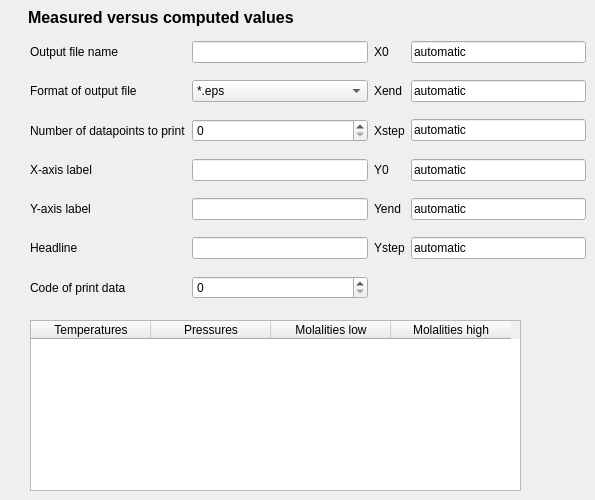
      <widget class="QWidget" name="tab">
       <attribute name="title">
        <string>Meas vs Comp</string>
       </attribute>
       <widget class="QTableWidget" name="tableWidget_PrintPoints">
        <property name="geometry">
         <rect>
          <x>30</x>
          <y>320</y>
          <width>491</width>
          <height>171</height>
         </rect>
        </property>
        <property name="autoScrollMargin">
         <number>16</number>
        </property>
        <property name="rowCount">
         <number>0</number>
        </property>
        <property name="columnCount">
         <number>4</number>
        </property>
        <attribute name="horizontalHeaderDefaultSectionSize">
         <number>120</number>
        </attribute>
        <column>
         <property name="text">
          <string>Temperatures</string>
         </property>
        </column>
        <column>
         <property name="text">
          <string>Pressures</string>
         </property>
        </column>
        <column>
         <property name="text">
          <string>Molalities low</string>
         </property>
        </column>
        <column>
         <property name="text">
          <string>Molalities high</string>
         </property>
        </column>
       </widget>
       <widget class="QWidget" name="layoutWidget_2">
        <property name="geometry">
         <rect>
          <x>30</x>
          <y>30</y>
          <width>556</width>
          <height>283</height>
         </rect>
        </property>
        <layout class="QGridLayout" name="gridLayout_7">
         <item row="0" column="0">
          <widget class="QLabel" name="label_49">
           <property name="text">
            <string>Output file name</string>
           </property>
          </widget>
         </item>
         <item row="0" column="1">
          <widget class="QLineEdit" name="lineEdit_meascomp_filename"/>
         </item>
         <item row="0" column="2">
          <widget class="QLabel" name="label_50">
           <property name="text">
            <string>X0</string>
           </property>
          </widget>
         </item>
         <item row="0" column="3">
          <widget class="QLineEdit" name="lineEdit_meascomp_X0">
           <property name="text">
            <string>automatic</string>
           </property>
          </widget>
         </item>
         <item row="1" column="0">
          <widget class="QLabel" name="label_51">
           <property name="text">
            <string>Format of output file</string>
           </property>
          </widget>
         </item>
         <item row="1" column="1">
          <widget class="QComboBox" name="comboBox_meascomp_fileformat">
           <item>
            <property name="text">
             <string>*.eps</string>
            </property>
           </item>
           <item>
            <property name="text">
             <string>*.jpeg</string>
            </property>
           </item>
           <item>
            <property name="text">
             <string>*.pdf</string>
            </property>
           </item>
           <item>
            <property name="text">
             <string>*.svg</string>
            </property>
           </item>
          </widget>
         </item>
         <item row="1" column="2">
          <widget class="QLabel" name="label_52">
           <property name="text">
            <string>Xend</string>
           </property>
          </widget>
         </item>
         <item row="1" column="3">
          <widget class="QLineEdit" name="lineEdit_meascomp_Xend">
           <property name="text">
            <string>automatic</string>
           </property>
          </widget>
         </item>
         <item row="2" column="0">
          <widget class="QLabel" name="label_53">
           <property name="text">
            <string>Number of datapoints to print</string>
           </property>
          </widget>
         </item>
         <item row="2" column="1">
          <widget class="QSpinBox" name="spinBox_nPrint"/>
         </item>
         <item row="2" column="2">
          <widget class="QLabel" name="label_54">
           <property name="text">
            <string>Xstep</string>
           </property>
          </widget>
         </item>
         <item row="2" column="3">
          <widget class="QLineEdit" name="lineEdit_meascomp_Xstep">
           <property name="text">
            <string>automatic</string>
           </property>
          </widget>
         </item>
         <item row="3" column="0">
          <widget class="QLabel" name="label_55">
           <property name="text">
            <string>X-axis label</string>
           </property>
          </widget>
         </item>
         <item row="3" column="1">
          <widget class="QLineEdit" name="lineEdit_meascomp_labelX"/>
         </item>
         <item row="3" column="2">
          <widget class="QLabel" name="label_56">
           <property name="text">
            <string>Y0</string>
           </property>
          </widget>
         </item>
         <item row="3" column="3">
          <widget class="QLineEdit" name="lineEdit_meascomp_Y0">
           <property name="text">
            <string>automatic</string>
           </property>
          </widget>
         </item>
         <item row="4" column="0">
          <widget class="QLabel" name="label_57">
           <property name="text">
            <string>Y-axis label</string>
           </property>
          </widget>
         </item>
         <item row="4" column="1">
          <widget class="QLineEdit" name="lineEdit_meascomp_labelY"/>
         </item>
         <item row="4" column="2">
          <widget class="QLabel" name="label_58">
           <property name="text">
            <string>Yend</string>
           </property>
          </widget>
         </item>
         <item row="4" column="3">
          <widget class="QLineEdit" name="lineEdit_meascomp_Yend">
           <property name="text">
            <string>automatic</string>
           </property>
          </widget>
         </item>
         <item row="5" column="0">
          <widget class="QLabel" name="label_59">
           <property name="text">
            <string>Headline</string>
           </property>
          </widget>
         </item>
         <item row="5" column="1">
          <widget class="QLineEdit" name="lineEdit_meascomp_headline"/>
         </item>
         <item row="5" column="2">
          <widget class="QLabel" name="label_60">
           <property name="text">
            <string>Ystep</string>
           </property>
          </widget>
         </item>
         <item row="5" column="3">
          <widget class="QLineEdit" name="lineEdit_meascomp_Ystep">
           <property name="text">
            <string>automatic</string>
           </property>
          </widget>
         </item>
         <item row="6" column="0">
          <widget class="QLabel" name="label_61">
           <property name="text">
            <string>Code of print data</string>
           </property>
          </widget>
         </item>
         <item row="6" column="1">
          <widget class="QSpinBox" name="spinBox_meascomp_valcode"/>
         </item>
        </layout>
       </widget>
       <widget class="QLabel" name="label_62">
        <property name="geometry">
         <rect>
          <x>28</x>
          <y>9</y>
          <width>291</width>
          <height>17</height>
         </rect>
        </property>
        <property name="font">
         <font>
          <pointsize>12</pointsize>
          <weight>75</weight>
          <bold>true</bold>
         </font>
        </property>
        <property name="text">
         <string>Measured versus computed values</string>
        </property>
       </widget>
      </widget>
